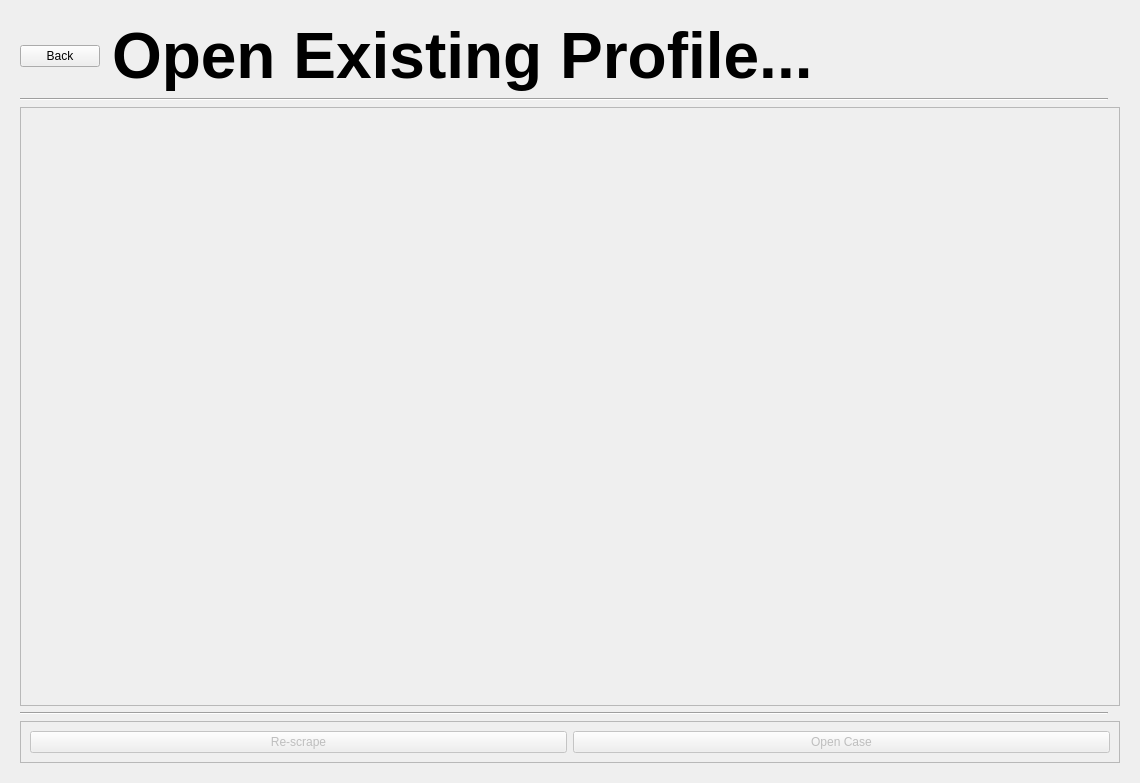
<?xml version="1.0" encoding="UTF-8"?>
<ui version="4.0">
 <class>Form</class>
 <widget class="QWidget" name="Form">
  <property name="geometry">
   <rect>
    <x>0</x>
    <y>0</y>
    <width>1140</width>
    <height>783</height>
   </rect>
  </property>
  <property name="windowTitle">
   <string>NHTSA Webscraper</string>
  </property>
  <layout class="QGridLayout" name="gridLayout_3">
   <item row="0" column="1">
    <widget class="QStackedWidget" name="stackedWidget">
     <property name="sizePolicy">
      <sizepolicy hsizetype="Expanding" vsizetype="Expanding">
       <horstretch>0</horstretch>
       <verstretch>0</verstretch>
      </sizepolicy>
     </property>
     <property name="sizeIncrement">
      <size>
       <width>0</width>
       <height>0</height>
      </size>
     </property>
     <property name="mouseTracking">
      <bool>false</bool>
     </property>
     <property name="currentIndex">
      <number>4</number>
     </property>
     <widget class="QWidget" name="mainMenu">
      <property name="autoFillBackground">
       <bool>false</bool>
      </property>
      <layout class="QVBoxLayout" name="verticalLayout_4">
       <item alignment="Qt::AlignHCenter">
        <widget class="QLabel" name="label">
         <property name="sizePolicy">
          <sizepolicy hsizetype="Preferred" vsizetype="Fixed">
           <horstretch>0</horstretch>
           <verstretch>0</verstretch>
          </sizepolicy>
         </property>
         <property name="sizeIncrement">
          <size>
           <width>0</width>
           <height>0</height>
          </size>
         </property>
         <property name="font">
          <font>
           <family>Arial</family>
           <pointsize>48</pointsize>
           <bold>true</bold>
          </font>
         </property>
         <property name="text">
          <string>NHTSA Scraper Tool</string>
         </property>
         <property name="wordWrap">
          <bool>false</bool>
         </property>
         <property name="margin">
          <number>0</number>
         </property>
        </widget>
       </item>
       <item>
        <widget class="QPushButton" name="scrapeBtn">
         <property name="text">
          <string>New Scrape</string>
         </property>
        </widget>
       </item>
       <item>
        <widget class="QPushButton" name="openExistingBtn">
         <property name="text">
          <string>Open Existing</string>
         </property>
        </widget>
       </item>
       <item>
        <widget class="QPushButton" name="logsBtn">
         <property name="text">
          <string>Open Logs</string>
         </property>
        </widget>
       </item>
       <item>
        <widget class="QPushButton" name="settingsBtn">
         <property name="text">
          <string>Settings</string>
         </property>
        </widget>
       </item>
      </layout>
     </widget>
     <widget class="QWidget" name="scrapeMenu">
      <layout class="QGridLayout" name="gridLayout">
       <item row="3" column="0" colspan="3">
        <widget class="Line" name="line_2">
         <property name="orientation">
          <enum>Qt::Horizontal</enum>
         </property>
        </widget>
       </item>
       <item row="0" column="0">
        <widget class="QPushButton" name="pushButton">
         <property name="text">
          <string>Back</string>
         </property>
        </widget>
       </item>
       <item row="0" column="2">
        <spacer name="horizontalSpacer">
         <property name="orientation">
          <enum>Qt::Horizontal</enum>
         </property>
         <property name="sizeHint" stdset="0">
          <size>
           <width>40</width>
           <height>20</height>
          </size>
         </property>
        </spacer>
       </item>
       <item row="0" column="1">
        <widget class="QLabel" name="label_2">
         <property name="font">
          <font>
           <family>Arial</family>
           <pointsize>48</pointsize>
           <bold>true</bold>
          </font>
         </property>
         <property name="text">
          <string>New Scrape</string>
         </property>
        </widget>
       </item>
       <item row="2" column="0" colspan="3">
        <widget class="QFrame" name="frame">
         <property name="frameShape">
          <enum>QFrame::StyledPanel</enum>
         </property>
         <property name="frameShadow">
          <enum>QFrame::Raised</enum>
         </property>
         <property name="lineWidth">
          <number>1</number>
         </property>
         <layout class="QGridLayout" name="gridLayout_2">
          <item row="0" column="0">
           <layout class="QVBoxLayout" name="verticalLayout">
            <item>
             <widget class="QLabel" name="label_4">
              <property name="text">
               <string>Make</string>
              </property>
             </widget>
            </item>
            <item>
             <widget class="QLineEdit" name="lineEdit"/>
            </item>
           </layout>
          </item>
          <item row="0" column="2">
           <layout class="QVBoxLayout" name="verticalLayout_6">
            <item>
             <widget class="QLabel" name="label_6">
              <property name="text">
               <string>Model</string>
              </property>
             </widget>
            </item>
            <item>
             <widget class="QLineEdit" name="lineEdit_2"/>
            </item>
           </layout>
          </item>
          <item row="1" column="1" colspan="2">
           <layout class="QVBoxLayout" name="verticalLayout_9">
            <item>
             <widget class="QLabel" name="label_9">
              <property name="text">
               <string>End Year</string>
              </property>
             </widget>
            </item>
            <item>
             <widget class="QComboBox" name="comboBox_2"/>
            </item>
           </layout>
          </item>
          <item row="1" column="0">
           <layout class="QVBoxLayout" name="verticalLayout_8">
            <item>
             <widget class="QLabel" name="label_8">
              <property name="text">
               <string>Start Year</string>
              </property>
             </widget>
            </item>
            <item>
             <widget class="QComboBox" name="comboBox"/>
            </item>
           </layout>
          </item>
         </layout>
        </widget>
       </item>
       <item row="1" column="0" colspan="3">
        <widget class="Line" name="line">
         <property name="orientation">
          <enum>Qt::Horizontal</enum>
         </property>
        </widget>
       </item>
       <item row="6" column="2">
        <widget class="QPushButton" name="pushButton_2">
         <property name="text">
          <string>Scrape</string>
         </property>
        </widget>
       </item>
       <item row="6" column="0" colspan="2">
        <widget class="QLabel" name="label_3">
         <property name="text">
          <string>More Options...</string>
         </property>
        </widget>
       </item>
      </layout>
     </widget>
     <widget class="QWidget" name="loadingScreen">
      <layout class="QGridLayout" name="gridLayout_4">
       <item row="2" column="1">
        <widget class="QPushButton" name="pushButton_3">
         <property name="enabled">
          <bool>false</bool>
         </property>
         <property name="text">
          <string>View Data</string>
         </property>
        </widget>
       </item>
       <item row="2" column="0">
        <widget class="QPushButton" name="pushButton_4">
         <property name="text">
          <string>Cancel</string>
         </property>
        </widget>
       </item>
       <item row="1" column="0" colspan="2">
        <widget class="QProgressBar" name="progressBar">
         <property name="value">
          <number>99</number>
         </property>
         <property name="textVisible">
          <bool>true</bool>
         </property>
         <property name="orientation">
          <enum>Qt::Horizontal</enum>
         </property>
         <property name="invertedAppearance">
          <bool>false</bool>
         </property>
        </widget>
       </item>
       <item row="0" column="0" colspan="2">
        <widget class="QLabel" name="label_5">
         <property name="font">
          <font>
           <family>Arial</family>
           <pointsize>48</pointsize>
           <bold>true</bold>
          </font>
         </property>
         <property name="text">
          <string>Scraping from
NASS/CDS Database</string>
         </property>
         <property name="alignment">
          <set>Qt::AlignCenter</set>
         </property>
        </widget>
       </item>
      </layout>
     </widget>
     <widget class="QWidget" name="caseProfile">
      <layout class="QGridLayout" name="gridLayout_5">
       <item row="0" column="0">
        <widget class="QTabWidget" name="tabWidget">
         <property name="currentIndex">
          <number>0</number>
         </property>
         <widget class="QWidget" name="tab">
          <attribute name="title">
           <string>Data</string>
          </attribute>
          <layout class="QGridLayout" name="gridLayout_6">
           <item row="3" column="0" colspan="2">
            <widget class="QTableView" name="tableView"/>
           </item>
           <item row="4" column="2">
            <widget class="QPushButton" name="pushButton_5">
             <property name="text">
              <string>Export Data...</string>
             </property>
            </widget>
           </item>
           <item row="0" column="2" rowspan="4">
            <widget class="QLabel" name="label_10">
             <property name="text">
              <string>Scatterplot</string>
             </property>
            </widget>
           </item>
          </layout>
         </widget>
         <widget class="QWidget" name="tab_2">
          <attribute name="title">
           <string>Cases</string>
          </attribute>
          <layout class="QGridLayout" name="gridLayout_7">
           <item row="2" column="1">
            <spacer name="horizontalSpacer_2">
             <property name="orientation">
              <enum>Qt::Horizontal</enum>
             </property>
             <property name="sizeHint" stdset="0">
              <size>
               <width>40</width>
               <height>20</height>
              </size>
             </property>
            </spacer>
           </item>
           <item row="2" column="2">
            <widget class="QPushButton" name="pushButton_6">
             <property name="text">
              <string>Expand All</string>
             </property>
            </widget>
           </item>
           <item row="1" column="0" colspan="3">
            <widget class="QFrame" name="frame_2">
             <property name="frameShape">
              <enum>QFrame::StyledPanel</enum>
             </property>
             <property name="frameShadow">
              <enum>QFrame::Raised</enum>
             </property>
            </widget>
           </item>
          </layout>
         </widget>
        </widget>
       </item>
      </layout>
     </widget>
     <widget class="QWidget" name="profileMenu">
      <layout class="QGridLayout" name="gridLayout_8">
       <item row="0" column="0">
        <widget class="QPushButton" name="pushButton_7">
         <property name="text">
          <string>Back</string>
         </property>
        </widget>
       </item>
       <item row="0" column="3">
        <spacer name="horizontalSpacer_3">
         <property name="orientation">
          <enum>Qt::Horizontal</enum>
         </property>
         <property name="sizeHint" stdset="0">
          <size>
           <width>40</width>
           <height>20</height>
          </size>
         </property>
        </spacer>
       </item>
       <item row="2" column="0" colspan="6">
        <widget class="QFrame" name="frame_3">
         <property name="frameShape">
          <enum>QFrame::StyledPanel</enum>
         </property>
         <property name="frameShadow">
          <enum>QFrame::Raised</enum>
         </property>
        </widget>
       </item>
       <item row="0" column="2">
        <widget class="QLabel" name="label_7">
         <property name="font">
          <font>
           <family>Arial</family>
           <pointsize>48</pointsize>
           <bold>true</bold>
          </font>
         </property>
         <property name="text">
          <string>Open Existing Profile...</string>
         </property>
        </widget>
       </item>
       <item row="3" column="0" colspan="4">
        <widget class="Line" name="line_3">
         <property name="orientation">
          <enum>Qt::Horizontal</enum>
         </property>
        </widget>
       </item>
       <item row="4" column="0" colspan="6">
        <widget class="QFrame" name="frame_4">
         <property name="sizePolicy">
          <sizepolicy hsizetype="Preferred" vsizetype="Fixed">
           <horstretch>0</horstretch>
           <verstretch>0</verstretch>
          </sizepolicy>
         </property>
         <property name="frameShape">
          <enum>QFrame::StyledPanel</enum>
         </property>
         <property name="frameShadow">
          <enum>QFrame::Raised</enum>
         </property>
         <layout class="QHBoxLayout" name="horizontalLayout">
          <item>
           <widget class="QPushButton" name="pushButton_8">
            <property name="enabled">
             <bool>false</bool>
            </property>
            <property name="text">
             <string>Re-scrape</string>
            </property>
           </widget>
          </item>
          <item>
           <widget class="QPushButton" name="pushButton_9">
            <property name="enabled">
             <bool>false</bool>
            </property>
            <property name="text">
             <string>Open Case</string>
            </property>
           </widget>
          </item>
         </layout>
        </widget>
       </item>
       <item row="1" column="0" colspan="4">
        <widget class="Line" name="line_4">
         <property name="orientation">
          <enum>Qt::Horizontal</enum>
         </property>
        </widget>
       </item>
      </layout>
     </widget>
    </widget>
   </item>
  </layout>
 </widget>
 <resources/>
 <connections/>
</ui>
